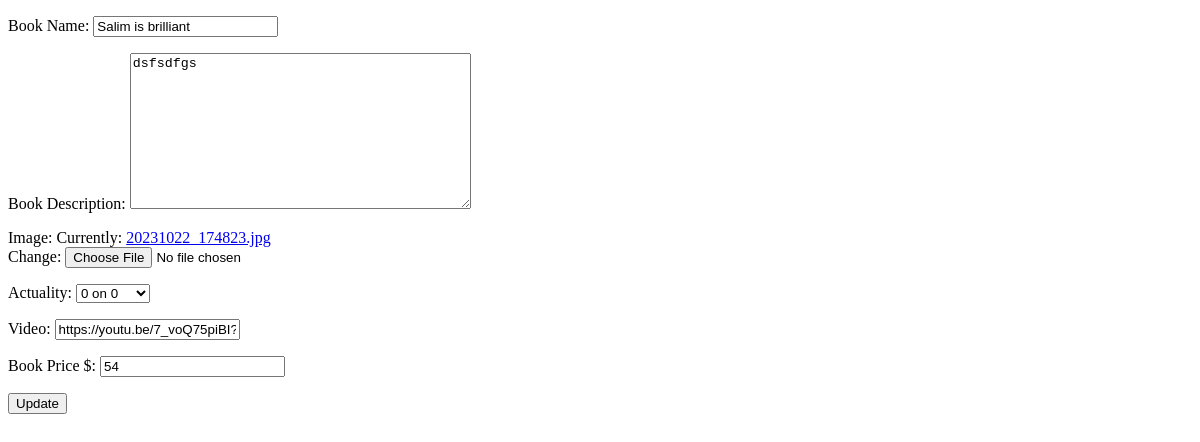
The page /book_list/5/update/ on the database as committed earlier.
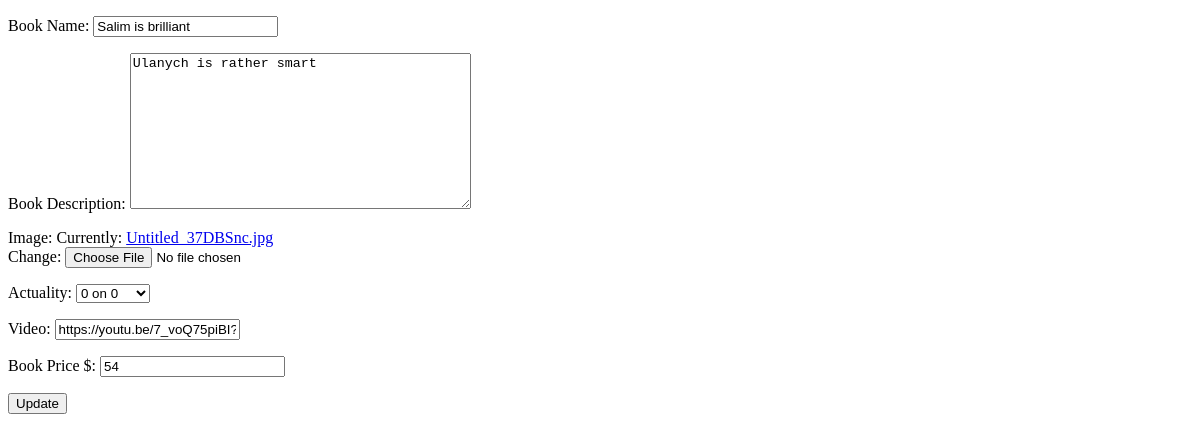
The same page on the database as committed later.
### book/models.py (models this page shows, shortened)
class Book(models.Model):
    ACTUALITY = (('Actual', 'Actual'), ('50 on 50', '50 on 50'), ('0 on 0','0 on 0'))
    title = models.CharField(verbose_name='Book Name', max_length=255)
    description = models.TextField(verbose_name='Book Description')
    image = models.FileField(verbose_name='Image', upload_to='', null=True)
    actuality = models.CharField(max_length=100, choices=ACTUALITY, default=ACTUALITY[0], null=True)
    video =models.URLField(null=True)
    cost = models.IntegerField(verbose_name='Book Price $')
    created_at = models.DateTimeField(auto_now_add=True)

### book/views.py (the view, shortened to what this page needs)
# urls.py: path('book_list/<int:id>/update/', update_book_class.as_view()),
class update_book_class(generic.UpdateView):
    template_name = "books/update_book.html"
    form_class = forms.BookForm
    success_url = "/"
    def get_object(self, **kwargs):
        boo = self.kwargs.get("id")
        return get_object_or_404(Book, id=boo)

### book/forms.py
class BookForm(forms.ModelForm):
    class Meta:
        model = models.Book
        fields = '__all__'

### templates/books/update_book.html (shortened to what this page needs)
<!DOCTYPE html>
<html lang="en">
<head>
</head>
<body>
<form method="post" enctype="multipart/form-data">
    {{form.as_p}}
    <button type="submit">Update</button>
</form>
</body>
</html>

Rows that differ between the two databases and show on the page:
changed Book "Salim is brilliant": description "dsfsdfgs" → "Ulanych is rather smart"
Other text that changed with them:
text no longer shown: "Book Name: Book Description: Image: Currently: 20231022_174823.jpg Change: Actuality: Video: Book Price $:"
text now shown: "Book Name: Book Description: Image: Currently: Untitled_37DBSnc.jpg Change: Actuality: Video: Book Price $:"
